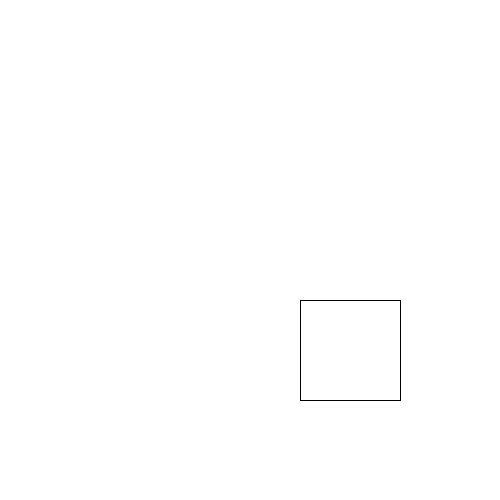
Frame 1 (no input)
Frame 60 (the mouse pressed at the canvas centre just before this capture): identical to frame 1, image omitted
Frame 120 (the mouse held since frame 60 and released just before this capture): identical to frame 1, image omitted

The Processing sketch that drew this single still picture (run headless with seeded random() and noise(); from frame 60 on, the mouse is pressed at the canvas centre):

// Processing sketch: H12Opd6
// ── H12Opd6.pde
int X = 300;
int Y = 300;

void setup(){
  size(500,500);

}

void draw(){
   background(255);
  rect(X,Y,100,100);
  
} 

void keyPressed(){
  //boven
  if(keyCode == 38){
    Y -= 10;
  }
  //links
  if(keyCode == 37){
    X -= 10;
  }
  //rechts
  if(keyCode == 39){
    X += 10;
  }
  //onder
  if(keyCode == 40){
    Y += 10;
  }
}
